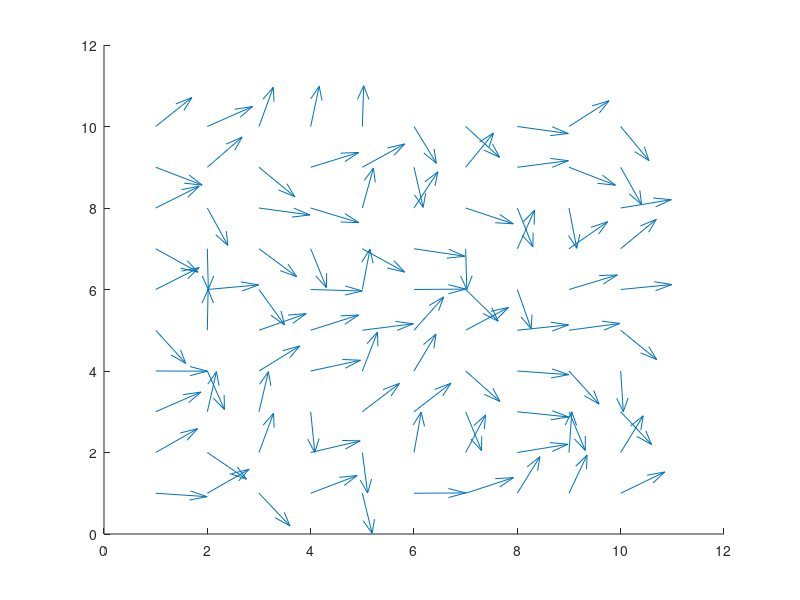

Here is the MATLAB script that generated this plot: (Note: this script raises an error after producing the figure.)
clear
clc

J_ex = 1; % 交換相互作用係数

N = 10; % 1辺のスピンの数
spin = zeros(1,2,N,N);
X = zeros(N,N);
Y = zeros(N,N);
% 初期スピン配列を生成
for i = 1:N
    for j = 1:N
        r = 1;
        theta = pi*rand;
        spin(:,:,i,j) = [r*sin(theta) r*cos(theta)];
        X(i,j) = i;
        Y(i,j) = j;
    end
end

Nstep = 1000; % 繰り返し計算を行う回数。これを大きくするとスピンがよりそろうが、時間がかかる。 
for step = 1:Nstep
    % あ
    i = randi(N);
    j = randi(N);
    r = 1;
    theta = pi*rand;
    updated_spin = [r*sin(theta) r*cos(theta)];

    % 更新しない場合のまわりとの交換相互作用の総和を計算
    w_0 = 0;
    if i+1 <= N 
        w_0 = w_0 + -2*J_ex*dot(spin(:,:,i,j),spin(:,:,i+1,j));
    end
    if i-1 >= 1
        w_0 = w_0 + -2*J_ex*dot(spin(:,:,i,j),spin(:,:,i-1,j));
    end
    if j+1 <= N
        w_0 = w_0 + -2*J_ex*dot(spin(:,:,i,j),spin(:,:,i,j+1));
    end
    if j-1 >= 1
        w_0 = w_0 + -2*J_ex*dot(spin(:,:,i,j),spin(:,:,i,j-1));
    end

    % 更新した場合のまわりとの交換相互作用の総和を計算
    w_1 = 0;
    if i+1 <= N 
        w_1 = w_1 + -2*J_ex*dot(updated_spin,spin(:,:,i+1,j));
    end
    if i-1 >= 1
        w_1 = w_1 + -2*J_ex*dot(updated_spin,spin(:,:,i-1,j));
    end
    if j+1 <= N
        w_1 = w_1 + -2*J_ex*dot(updated_spin,spin(:,:,i,j+1));
    end
    if j-1 >= 1
        w_1 = w_1 + -2*J_ex*dot(updated_spin,spin(:,:,i,j-1));
    end
    
    if w_1 < w_0 % 更新したほうがエネルギー的に安定ならば
        % スピンを更新
        spin(:,:,i,j) = updated_spin;
    end

    % プロット
    U = squeeze(spin(1,1,:,:));
    V = squeeze(spin(1,2,:,:));
    quiver(X,Y,U,V,0,Alignment='center')
    drawnow
    %exportgraphics(gcf,'result2d.gif','Append',true);
end
